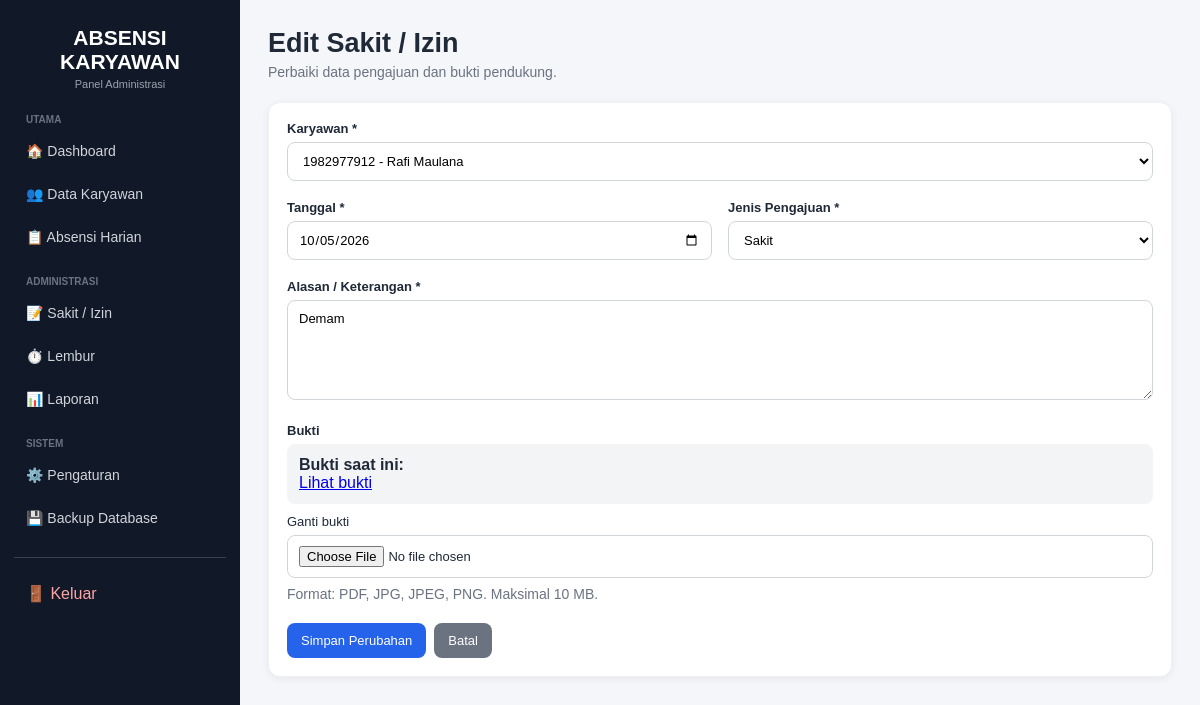
Page /pengajuan/edit/1 (signed in) on the committed database.
### app.py (models this page shows)
class Pengajuan(db.Model):
    id = db.Column(db.Integer, primary_key=True)
    karyawan_id = db.Column(db.Integer, db.ForeignKey("karyawan.id"), nullable=False)
    tanggal = db.Column(db.Date, nullable=False)
    jenis = db.Column(db.String(20), nullable=False)
    alasan = db.Column(db.Text, nullable=False)
    bukti = db.Column(db.String(255))
    status = db.Column(db.String(20), default="Disetujui")
    keterangan_admin = db.Column(db.Text)

class Karyawan(db.Model):
    id = db.Column(db.Integer, primary_key=True)
    nik = db.Column(db.String(20), unique=True, nullable=False)
    nama = db.Column(db.String(100), nullable=False)
    jabatan = db.Column(db.String(100), nullable=False)
    departemen = db.Column(db.String(100))
    status_aktif = db.Column(db.Boolean, default=True)
    absensi = db.relationship("Absensi", backref="karyawan", lazy=True)
    pengajuan = db.relationship("Pengajuan", backref="karyawan", lazy=True)

### app.py (the view, shortened to what this page needs)
@app.route("/pengajuan/edit/<int:id>", methods=["GET", "POST"])
@login_required
def edit_pengajuan(id):
    pengajuan_obj = db.session.get(Pengajuan, id)
    if not pengajuan_obj:
        return "Data pengajuan tidak ditemukan", 404
    daftar_karyawan = Karyawan.query.filter_by(
        status_aktif=True
    ).order_by(
        Karyawan.nama.asc()
    ).all()
    return render_template(
        "edit_pengajuan.html",
        pengajuan=pengajuan_obj,
        daftar_karyawan=daftar_karyawan
    )

### app.py (called while the page is built)
@login_manager.user_loader
def load_user(user_id):
    try:
        return db.session.get(Admin, int(user_id))
    except (TypeError, ValueError):
        return None

@app.context_processor
def utility_processor():
    return {"hari_nama": HARI, "format_tanggal": format_tanggal, "date": date, "timedelta": timedelta}

### templates/edit_pengajuan.html (shortened to what this page needs)
{% extends 'base.html' %}
{% block content %}
<div class="topbar">
    <div>
        <h1>Edit Sakit / Izin</h1>
        <div class="muted">
            Perbaiki data pengajuan dan bukti pendukung.
        </div>
    </div>
</div>
<div class="panel">
    <form method="POST" enctype="multipart/form-data">
        <div class="form-grid">
            <div class="field full">
                <label>Karyawan *</label>
                <select name="karyawan_id" required>
                    {% for k in daftar_karyawan %}
                    <option
                        value="{{ k.id }}"
                        {% if k.id == pengajuan.karyawan_id %}
                        selected
                        {% endif %}
                    >
                        {{ k.nik }} - {{ k.nama }}
                    </option>
                    {% endfor %}
                </select>
            </div>
            <div class="field">
                <label>Tanggal *</label>
                <input
                    type="date"
                    name="tanggal"
                    value="{{ pengajuan.tanggal.isoformat() }}"
                    required
                >
            </div>
            <div class="field">
                <label>Jenis Pengajuan *</label>
                <select
                    name="jenis"
                    id="jenis"
                    required
                >
                    <option
                        value="Sakit"
                        {% if pengajuan.jenis == "Sakit" %}
                        selected
                        {% endif %}
                    >
                        Sakit
                    </option>
                </select>
            </div>
            <div class="field full">
                <label>Alasan / Keterangan *</label>
                <textarea
                    name="alasan"
                    required
                    rows="5"
                >{{ pengajuan.alasan or '' }}</textarea>
            </div>
            <div class="field full">
                <label>Bukti</label>
                {% if pengajuan.bukti %}
                    <div style="
                        padding:12px;
                        background:#f3f4f6;
                        border-radius:8px;
                        margin-bottom:10px;
                    ">
                        <b>Bukti saat ini:</b>
                        <br>
                        <a
                            href="{{ url_for('lihat_bukti', id=pengajuan.id) }}"
                            target="_blank"
                        >
                            Lihat bukti
                        </a>
                    </div>
                {% else %}
                    <div class="muted" style="margin-bottom:10px;">
                        Belum ada bukti.
                    </div>
                {% endif %}
                <label style="font-weight:normal;">
                    Ganti bukti
                </label>
                <input
                    type="file"
                    name="bukti"
                    id="bukti"
                    accept=".pdf,.jpg,.jpeg,.png"
                >
                <div class="muted" style="margin-top:8px;">
                    Format: PDF, JPG, JPEG, PNG.
                    Maksimal 10 MB.
                </div>
            </div>
        </div>
        <div class="form-actions">
            <button
                type="submit"
                class="btn"
            >
                Simpan Perubahan
            </button>
            <a
                class="btn gray"
                href="{{ url_for('pengajuan') }}"
            >
                Batal
            </a>
        </div>
    </form>
</div>
{% endblock %}

### templates/base.html (style rules this page uses)
* { box-sizing:border-box }
body { margin:0;font-family:Arial,Helvetica,sans-serif;background:#f4f6f9;color:#1f2937 }
.topbar { display:flex;justify-content:space-between;align-items:center;gap:15px;margin-bottom:22px }
.topbar h1 { font-size:27px;margin:0 0 5px }
.muted { color:#6b7280;font-size:14px }
.btn { display:inline-flex;align-items:center;justify-content:center;gap:6px;border:0;border-radius:8px;padding:10px 14px;background:#2563eb;color:#fff;text-decoration:none;cursor:pointer;font-size:13px }
.btn.gray { background:#6b7280 }
.panel { background:#fff;border:1px solid #eef0f3;border-radius:12px;padding:18px;box-shadow:0 2px 9px rgba(15,23,42,.06);margin-bottom:18px }
.form-grid { display:grid;grid-template-columns:repeat(2,minmax(0,1fr));gap:16px }
.field { margin-bottom:3px }
.field.full { grid-column:1/-1 }
.field label { display:block;font-weight:700;font-size:13px;margin-bottom:6px }
.field input,.field select,.field textarea,.filter input,.filter select { width:100%;padding:10px 11px;border:1px solid #d1d5db;border-radius:8px;background:#fff;font:inherit;font-size:13px }
.field textarea { min-height:100px;resize:vertical }
.form-actions { display:flex;gap:8px;margin-top:18px;flex-wrap:wrap }

### rows in the picture
Pengajuan: karyawan_id "1982977912 - Rafi Maulana", tanggal "10/05/2026", jenis "Sakit", alasan "Demam"
